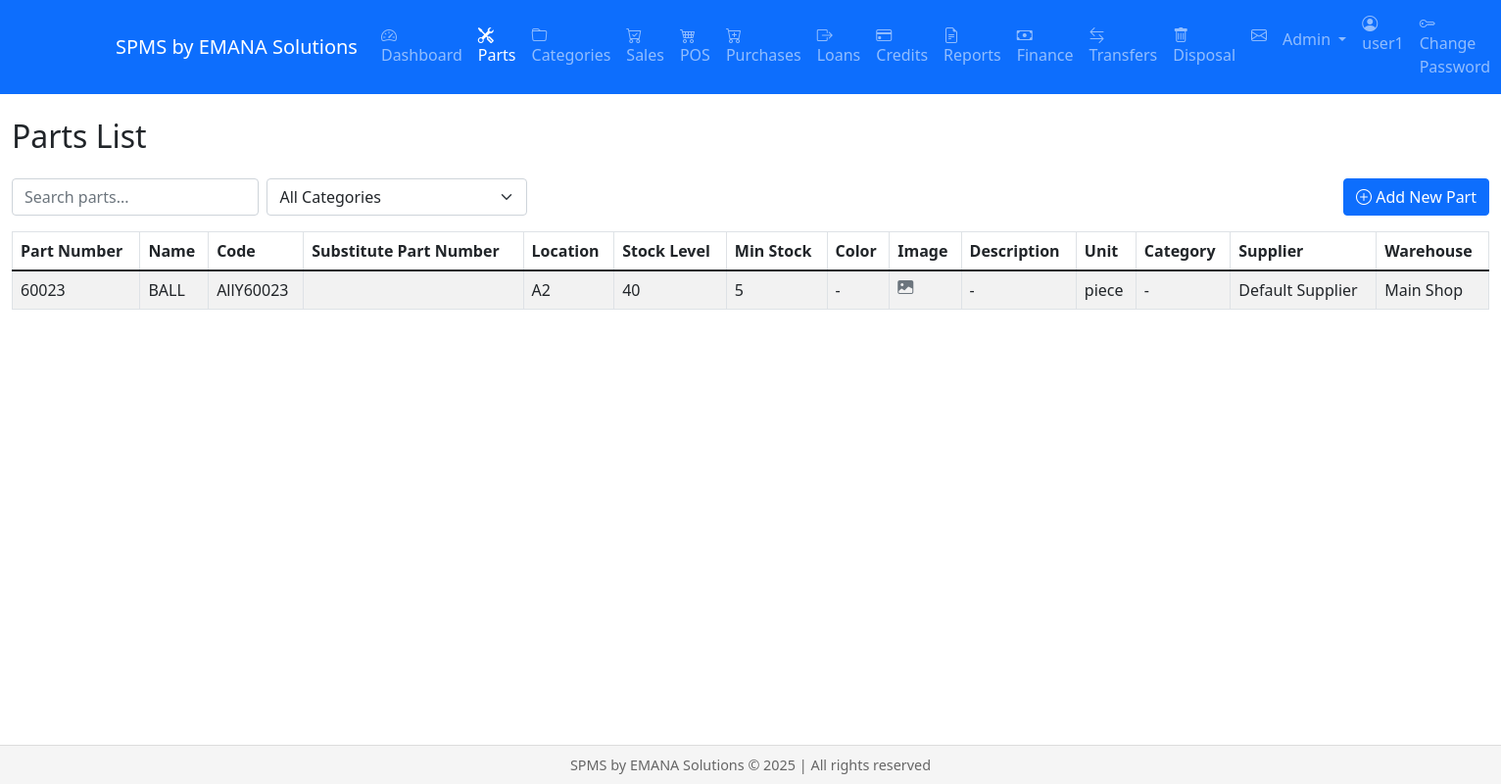
/parts/staff (signed in), run on the app's committed database.
### models.py (models this page shows, shortened)
class User(db.Model, UserMixin):
    id = db.Column(db.Integer, primary_key=True)
    username = db.Column(db.String(80), unique=True, nullable=False)
    email = db.Column(db.String(120), unique=True, nullable=False)
    password_hash = db.Column(db.String(256))
    role = db.Column(db.String(20), default='staff')  # admin, manager, staff
    created_at = db.Column(db.DateTime, default=datetime.utcnow)
    active = db.Column(db.Boolean, default=True)  # Renamed from is_active to active
    fs_uniquifier = db.Column(db.String(64), unique=True, nullable=False)
    confirmed_at = db.Column(db.DateTime, nullable=True, default=None)
    roles = db.relationship('Role', secondary=roles_users, backref=db.backref('users', lazy='dynamic'))
    @property
    def is_authenticated(self):
        return True
    @property
    def is_active(self):
        return self.active  # Now returns the active column value

class Part(db.Model):
    __tablename__ = 'parts'
    id = db.Column(db.Integer, primary_key=True)
    part_number = db.Column(db.String(100), unique=True, nullable=False)
    name = db.Column(db.String(200), nullable=False)
    description = db.Column(db.Text)
    stock_level = db.Column(db.Integer, default=0)
    cost_price = db.Column(db.Float, default=0.0)
    selling_price = db.Column(db.Float, default=0.0)
    location = db.Column(db.String(100))
    manufacturer = db.Column(db.String(100), nullable=False)
    quality_level = db.Column(db.String(20), nullable=False)
    code = db.Column(db.String(100))
    substitute_part_number = db.Column(db.String(100))  # Changed from make
    min_stock = db.Column(db.Integer, default=0)  # Added minimum stock level
    weight = db.Column(db.Float)
    height = db.Column(db.Float)
    length = db.Column(db.Float)
    width = db.Column(db.Float)
    color = db.Column(db.String(50))
    image_url = db.Column(db.String(255))
    unit = db.Column(db.String(20))  # piece, set, box
    min_price = db.Column(db.Float)
    max_price = db.Column(db.Float)
    cost_price = db.Column(db.Float)  # Average cost price
    category_id = db.Column(db.Integer, db.ForeignKey('category.id'))
    supplier_id = db.Column(db.Integer, db.ForeignKey('supplier.id'))
    warranty_period = db.Column(db.Integer)  # in months
    barcode = db.Column(db.String(100), unique=True)
    created_at = db.Column(db.DateTime, default=datetime.utcnow)
    updated_at = db.Column(db.DateTime, onupdate=datetime.utcnow)

class Supplier(db.Model):
    id = db.Column(db.Integer, primary_key=True)
    name = db.Column(db.String(200), nullable=False)
    contact_person = db.Column(db.String(100))
    email = db.Column(db.String(120))
    phone = db.Column(db.String(20))
    address = db.Column(db.Text)
    payment_terms = db.Column(db.Text)
    parts = db.relationship('Part', backref='supplier', lazy=True)

class WarehouseStock(db.Model):
    id = db.Column(db.Integer, primary_key=True)
    warehouse_id = db.Column(db.Integer, db.ForeignKey('warehouse.id'))
    part_id = db.Column(db.Integer, db.ForeignKey('parts.id'))  # Note: using 'parts' table name
    quantity = db.Column(db.Integer, default=0)
    warehouse = db.relationship('Warehouse',
                              backref=db.backref('stock_items', lazy=True),
                              foreign_keys=[warehouse_id],
                              primaryjoin='WarehouseStock.warehouse_id == Warehouse.id')
    part = db.relationship('Part',
                          backref=db.backref('warehouse_stocks', lazy=True),
                          foreign_keys=[part_id],
                          primaryjoin='WarehouseStock.part_id == Part.id')

class Warehouse(db.Model):
    id = db.Column(db.Integer, primary_key=True)
    name = db.Column(db.String(100), nullable=False)
    location = db.Column(db.String(200))

### views/parts.py (the view)
@parts.route('/parts/staff')
@login_required
def staff_list_parts():
    parts = Part.query.order_by(desc(Part.created_at)).all()
    for part in parts:
        total_stock = sum(stock.quantity for stock in part.warehouse_stocks)
        part.stock_level = total_stock
    categories = Category.query.all()
    return render_template('parts/staff_list.html', parts=parts, categories=categories)

### templates/parts/staff_list.html (shortened to what this page needs)
{% extends "base.html" %}
{% block content %}
<div class="container-fluid">
    <h2 class="mb-4">Parts List</h2>
    <div class="d-flex justify-content-between mb-3">
        <div class="d-flex gap-2">
            <input type="text" class="form-control" id="searchInput" placeholder="Search parts...">
            <select class="form-select" id="categoryFilter">
                <option value="">All Categories</option>
            </select>
        </div>
        <a href="{{ url_for('parts.add_part') }}" class="btn btn-primary">
            <i class="bi bi-plus-circle"></i> Add New Part
        </a>
    </div>
    <div class="table-responsive">
        <table class="table table-striped table-bordered">
            <thead>
                <tr>
                    <th>Part Number</th>
                    <th>Name</th>
                    <th>Code</th>
                    <th>Substitute Part Number</th>
                    <th>Location</th>
                    <th>Stock Level</th>
                    <th>Min Stock</th>
                    <th>Color</th>
                    <th>Image</th>
                    <th>Description</th>
                    <th>Unit</th>
                    <th>Category</th>
                    <th>Supplier</th>
                    <th>Warehouse</th>
                </tr>
            </thead>
            <tbody>
                {% for part in parts %}
                <tr>
                    <td>{{ part.part_number }}</td>
                    <td>{{ part.name }}</td>
                    <td>{{ part.code|default('-') }}</td>
                    <td>{{ part.substitute_part_number|default('-') }}</td>
                    <td>{{ part.location }}</td>
                    <td>{{ part.stock_level }}</td>
                    <td>{{ part.min_stock }}</td>
                    <td>{{ part.color if part.color else '-' }}</td>
                    <td>
                        {% if part.image_url %}
                            <img src="{{ part.image_url }}"
                                 alt="{{ part.name }}"
                                 class="img-thumbnail"
                                 style="max-height: 50px; cursor: pointer"
                                 onclick="showFullImage('{{ part.image_url }}', '{{ part.name }}')"
                            >
                        {% else %}
                            <i class="bi bi-image-fill text-muted"></i>
                        {% endif %}
                    </td>
                    <td>{{ part.description|truncate(50) if part.description else '-' }}</td>
                    <td>{{ part.unit if part.unit else '-' }}</td>
                    <td>{{ part.category.name if part.category else '-' }}</td>
                    <td>{{ part.supplier.name if part.supplier else '-' }}</td>
                    <td>
                        {% if part.warehouse_stocks %}
                            {% for stock in part.warehouse_stocks %}
                                {{ stock.warehouse.name }}{% if not loop.last %}, {% endif %}
                            {% endfor %}
                        {% else %}
                            -
                        {% endif %}
                    </td>
                </tr>
                {% endfor %}
            </tbody>
        </table>
    </div>
</div>
{% endblock %}

### templates/base.html (shortened to what this page needs)
<html lang="en">
<head>
    <link rel="stylesheet" href="{{ url_for('static', filename='css/jquery-ui.css') }}">
    <link rel="stylesheet" href="{{ url_for('static', filename='css/bootstrap.min.css') }}">
    <link rel="stylesheet" href="{{ url_for('static', filename='css/bootstrap-icons.css') }}">
</head>
<body>
    <nav class="navbar navbar-expand-lg navbar-dark bg-primary mb-4">
        <div class="container">
            <a class="navbar-brand" href="{{ url_for('dashboard.index') }}">
                SPMS by EMANA Solutions
            </a>
            <div class="collapse navbar-collapse" id="navbarNav">
                {% if current_user.is_authenticated %}
                <ul class="navbar-nav">
                    <li class="nav-item">
                        <a class="nav-link {% if request.endpoint and request.endpoint.startswith('dashboard.') %}active{% endif %}"
                           href="{{ url_for('dashboard.index') }}">
                            <i class="bi bi-speedometer2"></i> Dashboard
                        </a>
                    </li>
                    <li class="nav-item">
                        <a class="nav-link {% if request.endpoint and request.endpoint.startswith('parts.') %}active{% endif %}"
                           href="{% if current_user.role == 'staff' %}{{ url_for('parts.staff_list_parts') }}{% else %}{{ url_for('parts.list_parts') }}{% endif %}">
                            <i class="bi bi-tools"></i> Parts
                        </a>
                    </li>
                    {% if current_user.role in ['admin', 'manager'] %}
                    <li class="nav-item">
                        <a class="nav-link {% if request.endpoint and request.endpoint.startswith('categories.') %}active{% endif %}"
                           href="{{ url_for('categories.list_categories') }}">
                            <i class="bi bi-folder"></i> Categories
                        </a>
                    </li>
                    {% endif %}
                    <li class="nav-item">
                        <a class="nav-link {% if request.endpoint and request.endpoint.startswith('sales.') %}active{% endif %}"
                           href="{{ url_for('sales.list_sales') }}">
                            <i class="bi bi-cart-check"></i> Sales
                        </a>
                    </li>
                    <li class="nav-item">
                        <a class="nav-link {% if request.endpoint and request.endpoint.startswith('pos.') %}active{% endif %}"
                           href="{{ url_for('pos.index') }}">
                            <i class="bi bi-cart4"></i> POS
                        </a>
                    </li>
                    {% if current_user.role in ['admin', 'manager'] %}
                    <li class="nav-item">
                        <a class="nav-link {% if request.endpoint and request.endpoint.startswith('purchases.') %}active{% endif %}"
                           href="{{ url_for('purchases.list_purchases') }}">
                            <i class="bi bi-cart-plus"></i> Purchases
                        </a>
                    </li>
                    {% endif %}
                    <li class="nav-item">
                        <a class="nav-link {% if request.endpoint and request.endpoint.startswith('loans.') %}active{% endif %}"
                           href="{{ url_for('loans.list_loans') }}">
                            <i class="bi bi-box-arrow-right"></i> Loans
                        </a>
                    </li>
                    {% if current_user.role in ['admin', 'manager'] %}
                    <li class="nav-item">
                        <a class="nav-link {% if request.endpoint and request.endpoint.startswith('credits.') %}active{% endif %}"
                           href="{{ url_for('credits.list_credits') }}">
                            <i class="bi bi-credit-card"></i> Credits
                        </a>
                    </li>
                    {% endif %}
                    {% if current_user.role in ['admin', 'manager'] %}
                    <li class="nav-item">
                        <a class="nav-link {% if request.endpoint and request.endpoint.startswith('reports.') %}active{% endif %}"
                           href="{{ url_for('reports.index') }}">
                            <i class="bi bi-file-earmark-text"></i> Reports
                        </a>
                    </li>
                    {% endif %}
                    {% if current_user.role in ['admin', 'manager'] %}
                    <li class="nav-item">
                        <a class="nav-link {% if request.endpoint and request.endpoint.startswith('finance.') %}active{% endif %}"
                           href="{{ url_for('finance.index') }}">
                            <i class="bi bi-cash"></i> Finance
                        </a>
                    </li>
                    {% endif %}
                    {% if current_user.is_authenticated and current_user.role in ['admin', 'manager', 'staff'] %}
                    <li class="nav-item">
                        <a class="nav-link {% if request.endpoint and request.endpoint.startswith('transfers.') %}active{% endif %}"
                           href="{{ url_for('transfers.list_transfers') }}">
                            <i class="bi bi-arrow-left-right"></i> Transfers
                        </a>
                    </li>
                    {% endif %}
                    {% if current_user.is_authenticated and current_user.role in ['admin', 'manager'] %}
                    <li class="nav-item">
                        <a class="nav-link {% if request.endpoint and request.endpoint.startswith('disposals.') %}active{% endif %}"
                           href="{{ url_for('disposals.list_disposals') }}">
                            <i class="bi bi-trash"></i> Disposal
                        </a>
                    </li>
                    {% endif %}
                    <li class="nav-item">
                        <a class="nav-link" href="{{ url_for('messages.list_messages') }}">
                            <i class="bi bi-envelope"></i>
                        </a>
                    </li>
                    {% if current_user.role == 'admin' %}
                    <li class="nav-item dropdown">
                        <a class="nav-link dropdown-toggle" href="#" id="adminDropdown" role="button"
                           data-bs-toggle="dropdown" aria-expanded="false">
                            Admin
                        </a>
                    </li>
                    {% endif %}
                </ul>
                <ul class="navbar-nav ms-auto">
                    <li class="nav-item">
                        <span class="nav-link"><i class="bi bi-person-circle"></i> {{ current_user.username }}</span>
                    </li>
                    <li class="nav-item">
                        <a class="nav-link {% if request.endpoint and request.endpoint.startswith('profile.') %}active{% endif %}"
                           href="{{ url_for('profile.change_password') }}">
                            <i class="bi bi-key"></i> Change Password
                        </a>
                    </li>
                    <li class="nav-item">
                        <a class="nav-link" href="{{ url_for('auth.logout') }}"> Logout</a>
                    </li>
                </ul>
                {% endif %}
            </div>
        </div>
    </nav>
    <div class="content-wrapper">
        {% block content %}{% endblock %}
    </div>
    <footer class="footer">
        <div class="container">
            SPMS by EMANA Solutions &copy; {{ current_year }} | All rights reserved
        </div>
    </footer>
</body>
</html>

### templates/base.html (style rules this page uses)
.footer { position: fixed; bottom: 0; width: 100%; height: 40px; line-height: 40px; background-color: #f5f5f5; text-align: center; font-size: 0.9em; color: #666; border-top: 1px solid #ddd; }
.content-wrapper { margin-bottom: 60px; }

### data on the page
User: username "user1"
Part: part_number "60023", name "BALL", code "AllY60023", location "A2", stock_level "40", min_stock "5", color "-", description "-", unit "piece", category "-", supplier "Default Supplier"
WarehouseStock: warehouse.name "Main Shop"
